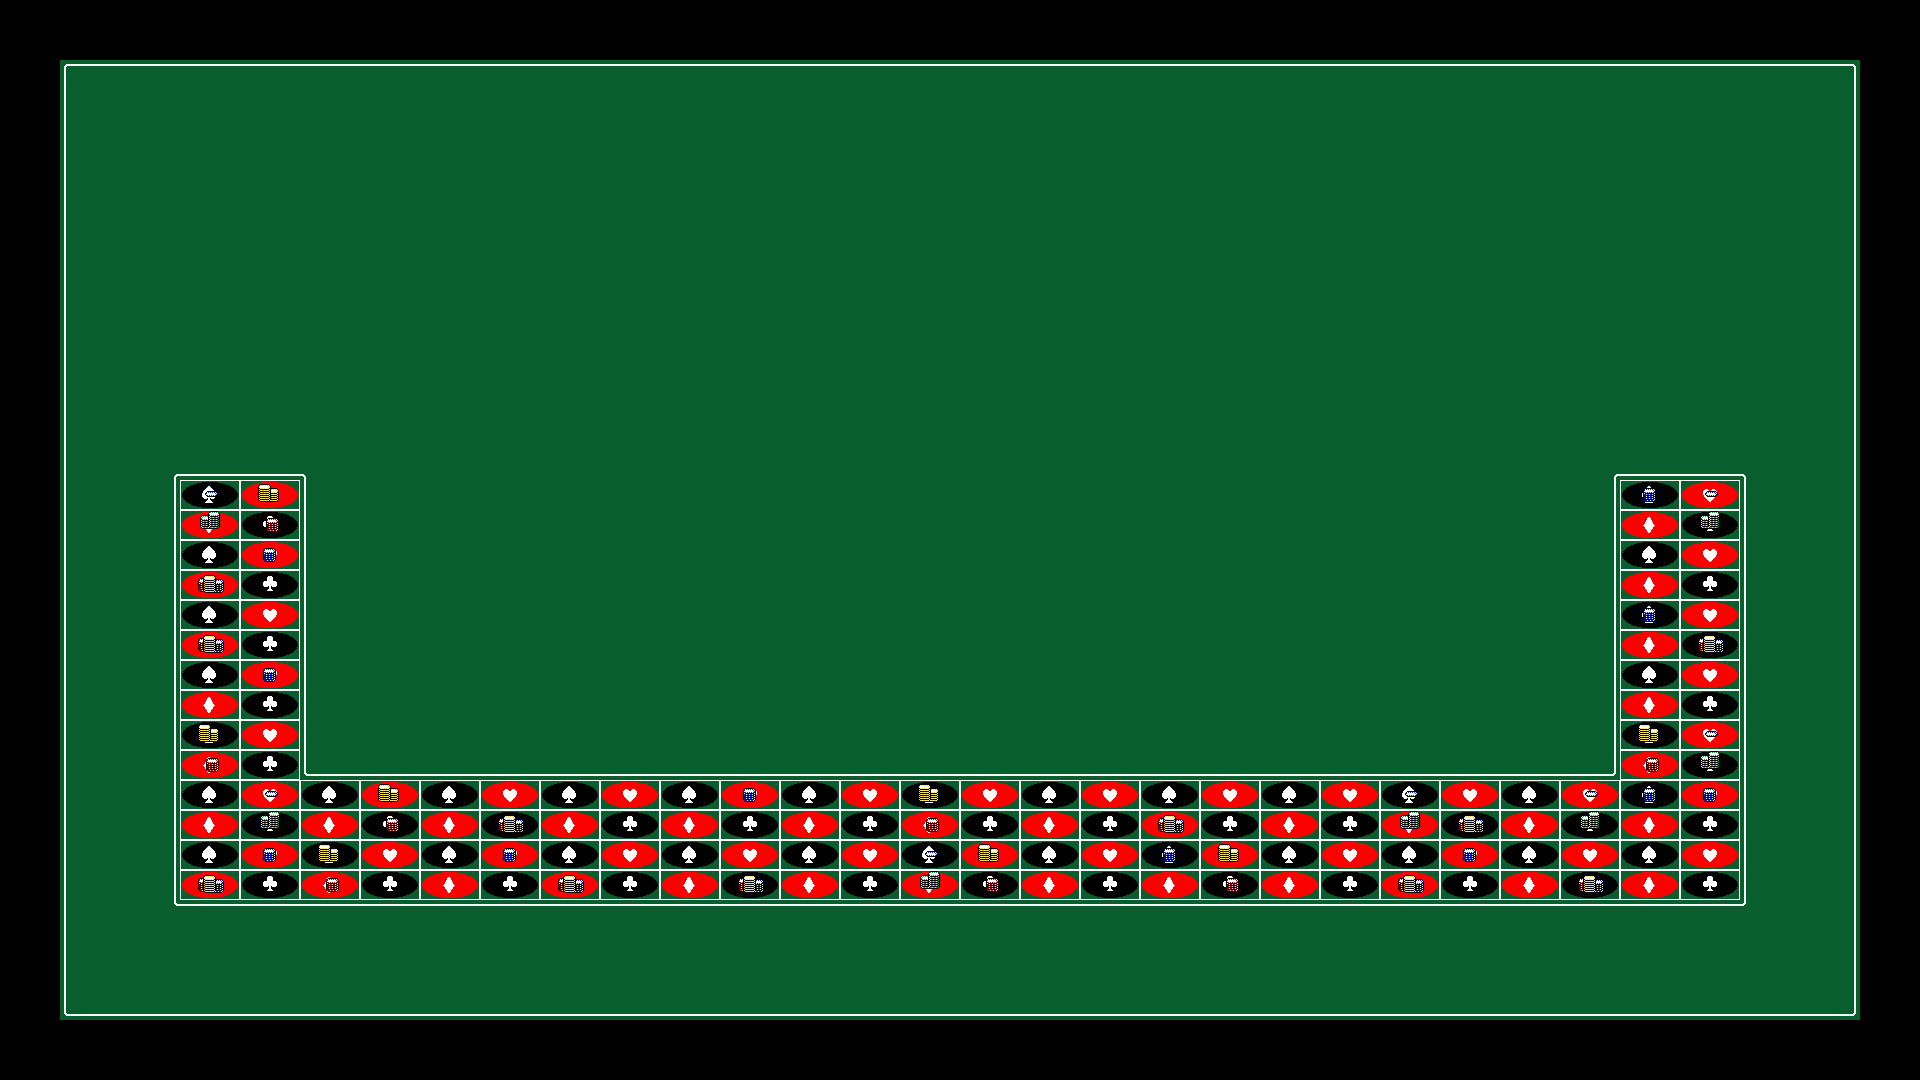

Tiled map render using the project's own tile images. Description and the whole map definition, tile-layer contents included, below:
An orthogonal 32x18 tile map with 60x60 px tiles, 3 tile layers (background, extras, main), 2 tilesets and 1 object (roulette).

<map version="1.0" tiledversion="1.0.3" orientation="orthogonal" renderorder="right-down" width="32" height="18" tilewidth="60" tileheight="60" nextobjectid="56">
 <tileset firstgid="1" source="untitled.tsx" />
 <tileset firstgid="257" source="untitled2.tsx" />
 <layer name="background" width="32" height="18">
  <data encoding="csv">
34,34,34,34,34,34,34,34,34,34,34,34,34,34,34,34,34,34,34,34,34,34,34,34,34,34,34,34,34,34,34,34,
34,17,18,18,18,18,18,18,18,18,18,18,18,18,18,18,18,18,18,18,18,18,18,18,18,18,18,18,18,18,19,34,
0,33,34,34,34,34,34,34,34,34,34,34,34,34,34,34,34,34,34,34,34,34,34,34,34,34,34,34,34,34,35,0,
0,33,34,34,34,34,34,34,34,34,34,34,34,34,34,34,34,34,34,34,34,34,34,34,34,34,34,34,34,34,35,0,
0,33,34,34,34,34,34,34,34,34,34,34,34,34,34,34,34,34,34,34,34,34,34,34,34,34,34,34,34,34,35,0,
34,33,34,34,34,34,34,34,34,34,34,34,34,34,34,34,34,34,34,34,34,34,34,34,34,34,34,34,34,34,35,34,
34,33,34,34,34,34,34,34,34,34,34,34,34,34,34,34,34,34,34,34,34,34,34,34,34,34,34,34,34,34,35,34,
34,33,20,50,50,21,34,34,34,34,34,34,34,34,34,34,34,34,34,34,34,34,34,34,34,34,20,50,50,21,35,34,
34,33,35,66,67,33,34,34,34,34,34,34,34,34,34,34,34,34,34,34,34,34,34,34,34,34,35,66,67,33,35,34,
34,33,35,66,67,33,34,34,34,34,34,34,34,34,34,34,34,34,34,34,34,34,34,34,34,34,35,66,67,33,35,34,
34,33,35,66,67,33,34,34,34,34,34,34,34,34,34,34,34,34,34,34,34,34,34,34,34,34,35,66,67,33,35,34,
34,33,35,66,67,33,34,34,34,34,34,34,34,34,34,34,34,34,34,34,34,34,34,34,34,34,35,66,67,33,35,34,
34,33,35,66,67,49,50,50,50,50,50,50,50,50,50,50,50,50,50,50,50,50,50,50,50,50,51,66,67,33,35,34,
34,33,35,66,67,66,67,66,67,66,67,66,67,66,67,66,67,66,67,66,67,66,67,66,67,66,67,66,67,33,35,34,
34,33,35,66,67,66,67,66,67,66,67,66,67,66,67,66,67,66,67,66,67,66,67,66,67,66,67,66,67,33,35,34,
34,33,36,18,18,18,18,18,18,18,18,18,18,18,18,18,18,18,18,18,18,18,18,18,18,18,18,18,18,37,35,34,
34,49,50,50,50,50,50,50,50,50,50,50,50,50,50,50,50,50,50,50,50,50,50,50,50,50,50,50,50,50,51,34,
34,34,34,34,34,34,34,34,34,34,34,34,34,34,34,34,34,34,34,34,34,34,34,34,34,34,34,34,34,34,34,34
</data>
 </layer>
 <layer name="extras" width="32" height="18">
  <data encoding="csv">
0,0,0,0,0,0,0,0,0,0,0,0,0,0,0,0,0,0,0,0,0,0,0,0,0,0,0,0,0,0,0,0,
0,0,0,0,0,0,0,0,0,0,0,0,0,0,0,0,0,0,0,0,0,0,0,0,0,0,0,0,0,0,0,0,
0,0,0,0,0,0,0,0,0,0,0,0,0,0,0,0,0,0,0,0,0,0,0,0,0,0,0,0,0,0,0,0,
0,0,0,0,0,0,0,0,0,0,0,0,0,0,0,0,0,0,0,0,0,0,0,0,0,0,0,0,0,0,0,0,
0,0,0,0,0,0,0,0,0,0,0,0,0,0,0,0,0,0,0,0,0,0,0,0,0,0,0,0,0,0,0,0,
0,0,0,0,0,0,0,0,0,0,0,0,0,0,0,0,0,0,0,0,0,0,0,0,0,0,0,0,0,0,0,0,
0,0,0,0,0,0,0,0,0,0,0,0,0,0,0,0,0,0,0,0,0,0,0,0,0,0,0,0,0,0,0,0,
0,0,0,0,0,0,0,0,0,0,0,0,0,0,0,0,0,0,0,0,0,0,0,0,0,0,0,0,0,0,0,0,
0,0,0,282,266,0,0,0,0,0,0,0,0,0,0,0,0,0,0,0,0,0,0,0,0,0,0,283,282,0,0,0,
0,0,0,267,283,0,0,0,0,0,0,0,0,0,0,0,0,0,0,0,0,0,0,0,0,0,0,0,0,0,0,0,
0,0,0,267,0,0,0,0,0,0,0,0,0,0,0,0,0,0,0,0,0,0,0,0,0,0,0,283,267,0,0,0,
0,0,0,0,283,0,0,0,0,0,0,0,0,0,0,0,0,0,0,0,0,0,0,0,0,0,0,0,0,0,0,0,
0,0,0,266,0,0,0,0,0,0,0,0,0,0,0,0,0,0,0,0,0,0,0,0,0,0,0,266,282,0,0,0,
0,0,0,0,282,0,266,0,267,0,0,0,283,0,0,266,0,0,0,267,0,0,0,282,267,0,282,283,283,0,0,0,
0,0,0,267,283,266,0,0,283,267,0,0,267,0,0,282,266,0,0,283,266,0,0,267,283,0,267,0,0,0,0,0,
0,0,0,0,0,0,0,0,0,0,0,0,0,0,0,0,0,0,0,0,0,0,0,0,0,0,0,0,0,0,0,0,
0,0,0,0,0,0,0,0,0,0,0,0,0,0,0,0,0,0,0,0,0,0,0,0,0,0,0,0,0,0,0,0,
0,0,0,0,0,0,0,0,0,0,0,0,0,0,0,0,0,0,0,0,0,0,0,0,0,0,0,0,0,0,0,0
</data>
 </layer>
 <layer name="main" width="32" height="18">
  <data encoding="csv">
1,1,1,1,1,1,1,1,1,1,1,1,1,1,1,1,1,1,1,1,1,1,1,1,1,1,1,1,1,1,1,1,
1,0,0,0,0,0,0,0,0,0,0,0,0,0,0,0,0,0,0,0,0,0,0,0,0,0,0,0,0,0,0,1,
1,0,0,0,0,0,0,0,0,0,0,0,0,0,0,0,0,0,0,0,0,0,0,0,0,0,0,0,0,0,0,1,
1,0,0,0,0,0,0,0,0,0,0,0,0,0,0,0,0,0,0,0,0,0,0,0,0,0,0,0,0,0,0,1,
1,0,0,0,0,0,0,0,0,0,0,0,0,0,0,0,0,0,0,0,0,0,0,0,0,0,0,0,0,0,0,1,
1,0,0,0,0,0,0,0,0,0,0,0,0,0,0,0,0,0,0,0,0,0,0,0,0,0,0,0,0,0,0,1,
1,0,0,0,0,0,0,0,0,0,0,0,0,0,0,0,0,0,0,0,0,0,0,0,0,0,0,0,0,0,0,1,
1,0,0,0,0,0,0,0,0,0,0,0,0,0,0,0,0,0,0,0,0,0,0,0,0,0,0,0,0,0,0,1,
1,0,0,0,0,0,0,0,0,0,0,0,0,0,0,0,0,0,0,0,0,0,0,0,0,0,0,0,0,0,0,1,
1,0,0,0,0,0,0,0,0,0,0,0,0,0,0,0,0,0,0,0,0,0,0,0,0,0,0,0,0,0,0,1,
1,0,0,0,0,0,0,0,0,0,0,0,0,0,0,0,0,0,0,0,0,0,0,0,0,0,0,0,0,0,0,1,
1,0,0,0,0,0,0,0,0,0,0,0,0,0,0,0,0,0,0,0,0,0,0,0,0,0,0,0,0,0,0,1,
1,0,0,0,0,0,0,0,0,0,0,0,0,0,0,0,0,0,0,0,0,0,0,0,0,0,0,0,0,0,0,1,
1,0,0,0,0,0,0,0,0,0,0,0,0,0,0,0,0,0,0,0,0,0,0,0,0,0,0,0,0,0,0,1,
1,0,0,0,0,0,0,0,0,0,0,0,0,0,0,0,0,0,0,0,0,0,0,0,0,0,0,0,0,0,0,1,
1,0,0,0,0,0,0,0,0,0,0,0,0,0,0,0,0,0,0,0,0,0,0,0,0,0,0,0,0,0,0,1,
1,0,0,0,0,0,0,0,0,0,0,0,0,0,0,0,0,0,0,0,0,0,0,0,0,0,0,0,0,0,0,1,
1,1,1,1,1,1,1,1,1,1,1,1,1,1,1,1,1,1,1,1,1,1,1,1,1,1,1,1,1,1,1,1
</data>
 </layer>
 <objectgroup name="objects">
  <object id="27" type="roulette" x="780" y="90" width="300" height="300">
   <ellipse />
  </object>
 </objectgroup>
</map>
